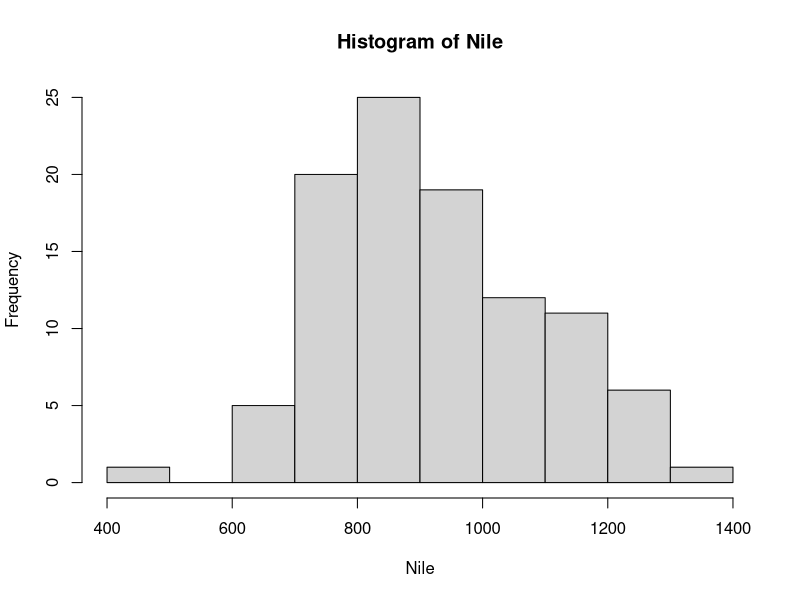
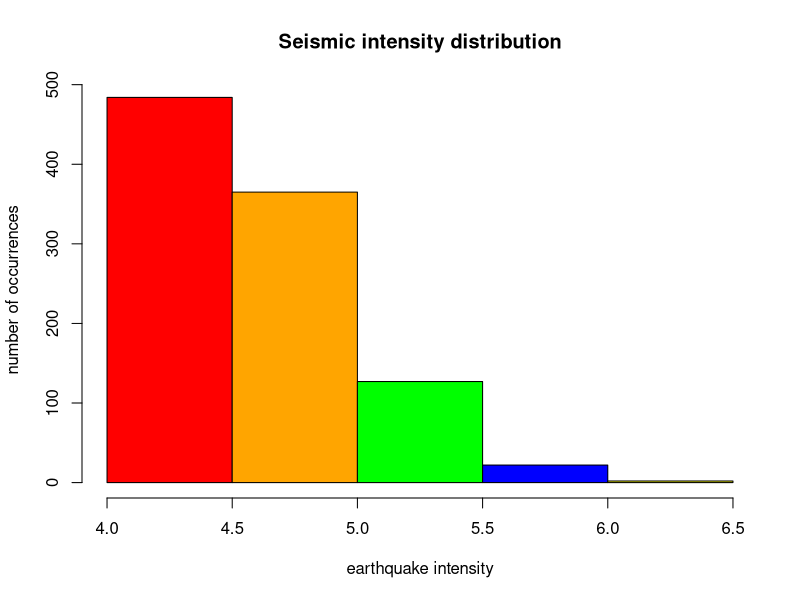
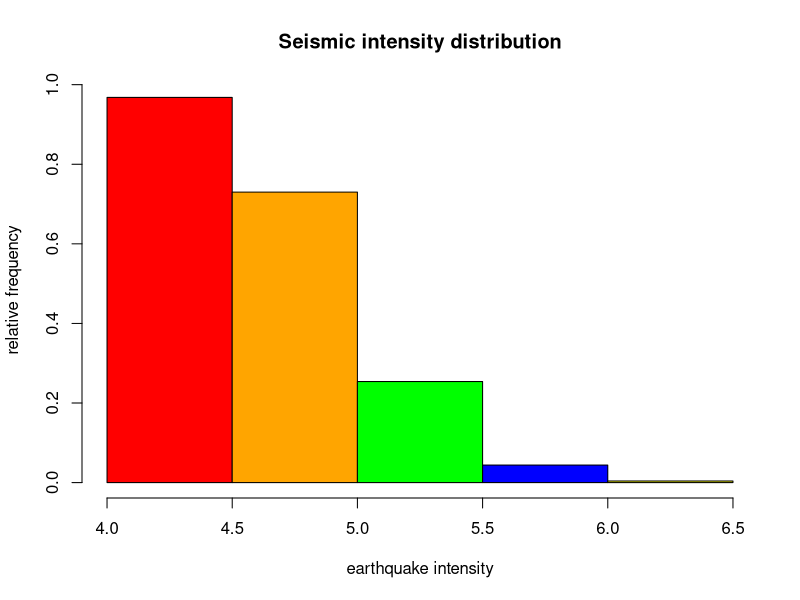
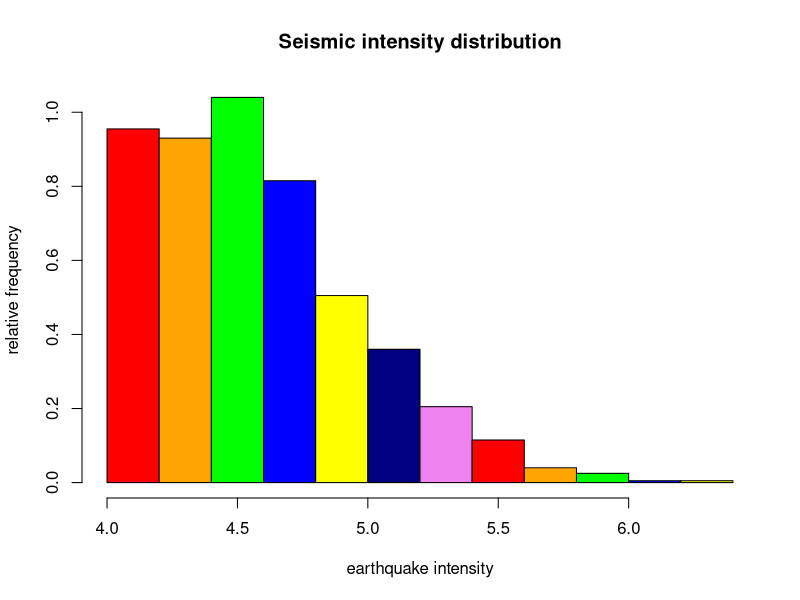
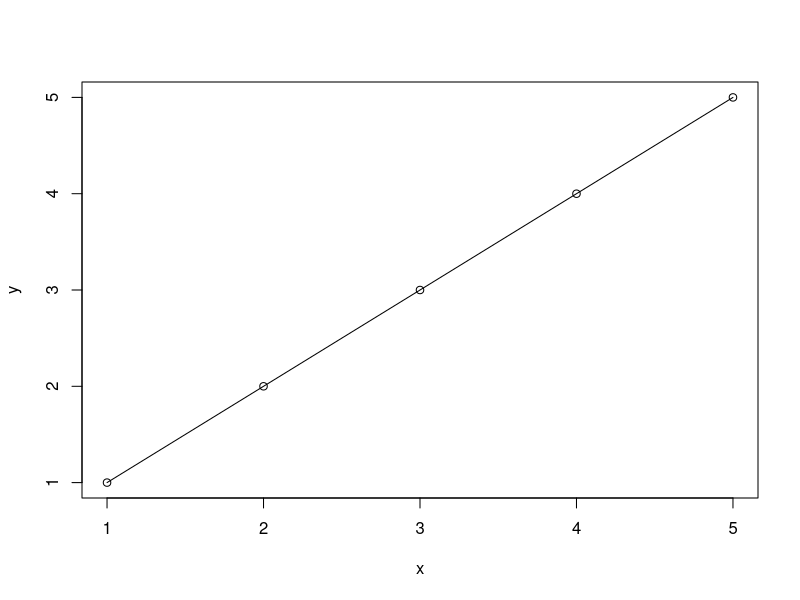
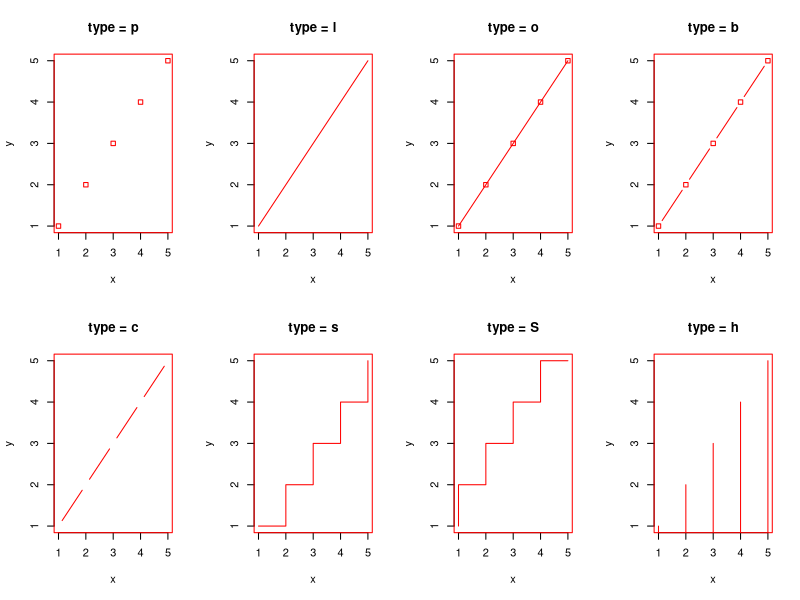

These figures' R source, in order:
# histogram, hist()

data()

Nile

hist(Nile)

#hist(x, breaks, freq, probability, main, xlim, ylim, col)

quakes

mag<-quakes$mag
mag

colors<-c('red', 'orange', 'green', 'blue', 'yellow', 'navy', 'violet')

hist(mag, main = 'Seismic intensity distribution',
     xlab='earthquake intensity',
     ylab='number of occurrences', col=colors,
     breaks=seq(4,6.5, by=0.5))

hist(mag, main='Seismic intensity distribution', 
     xlab='earthquake intensity',
     ylab='relative frequency', col=colors,
     breaks=seq(4,6.5, by=0.5),
     freq = FALSE)

fit<-hist(mag, main='Seismic intensity distribution', 
     xlab='earthquake intensity',
     ylab='relative frequency', col=colors,
     breaks='Sturges',
     freq = FALSE)

# Line chart

#lines(x,t, type=)
# can't draw graph function itself, after declaring plot.
# type = p, l, 0(overplotted point & lines),
# b, c(empty), s, S, h, n(nothing)

x<-c(1:5); y<-x

plot(x,y, type = 'n')

lines(x,y,type = 'o')

par(pch = 22, col = 'red')

par(mfrow=c(2,4))
opts=c('p','l','o','b','c','s','S','h')

for (i in 1:length(opts)){
  head = paste('type =', opts[i])
  plot(x,y,type = 'n', main = head)
  lines(x,y,type=opts[i])
}

